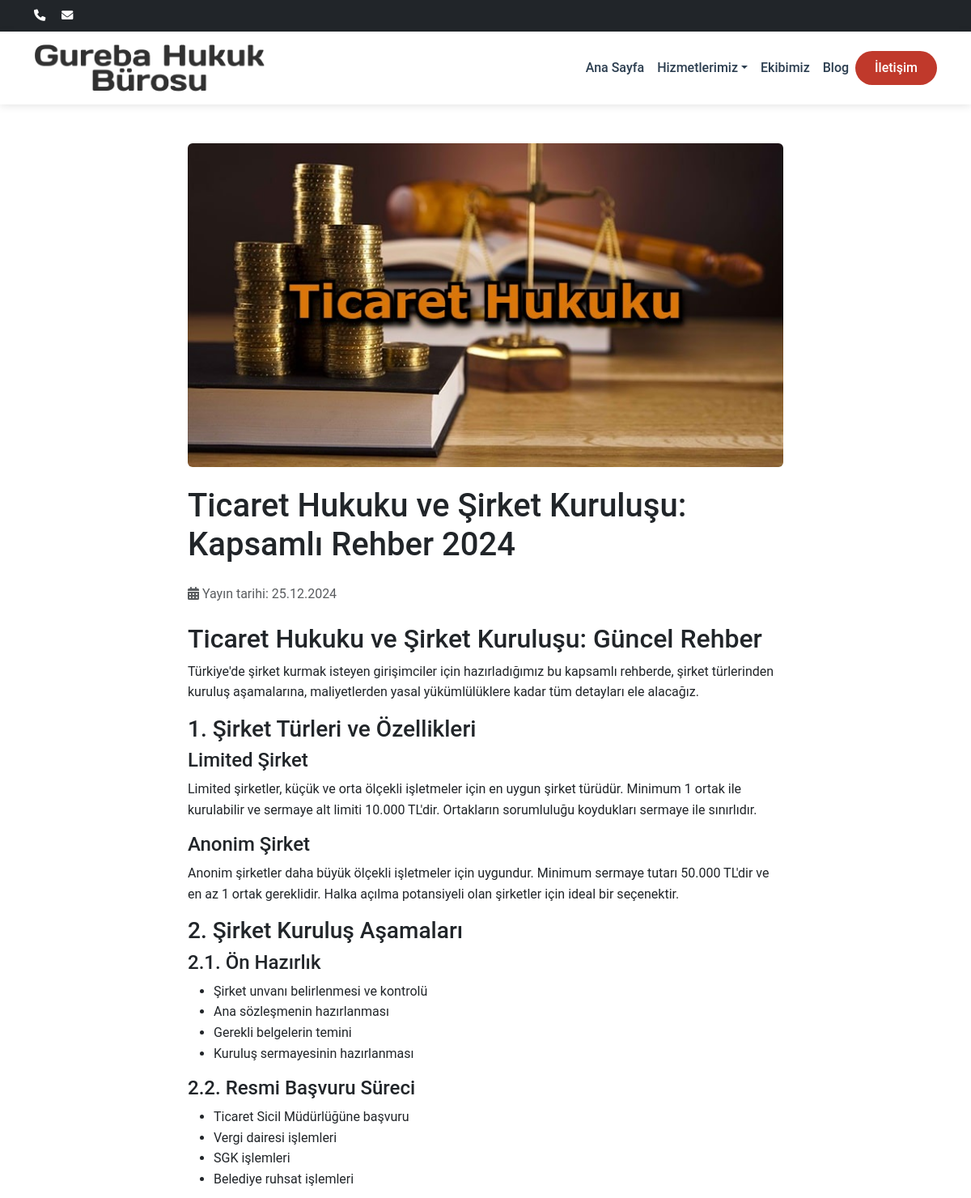
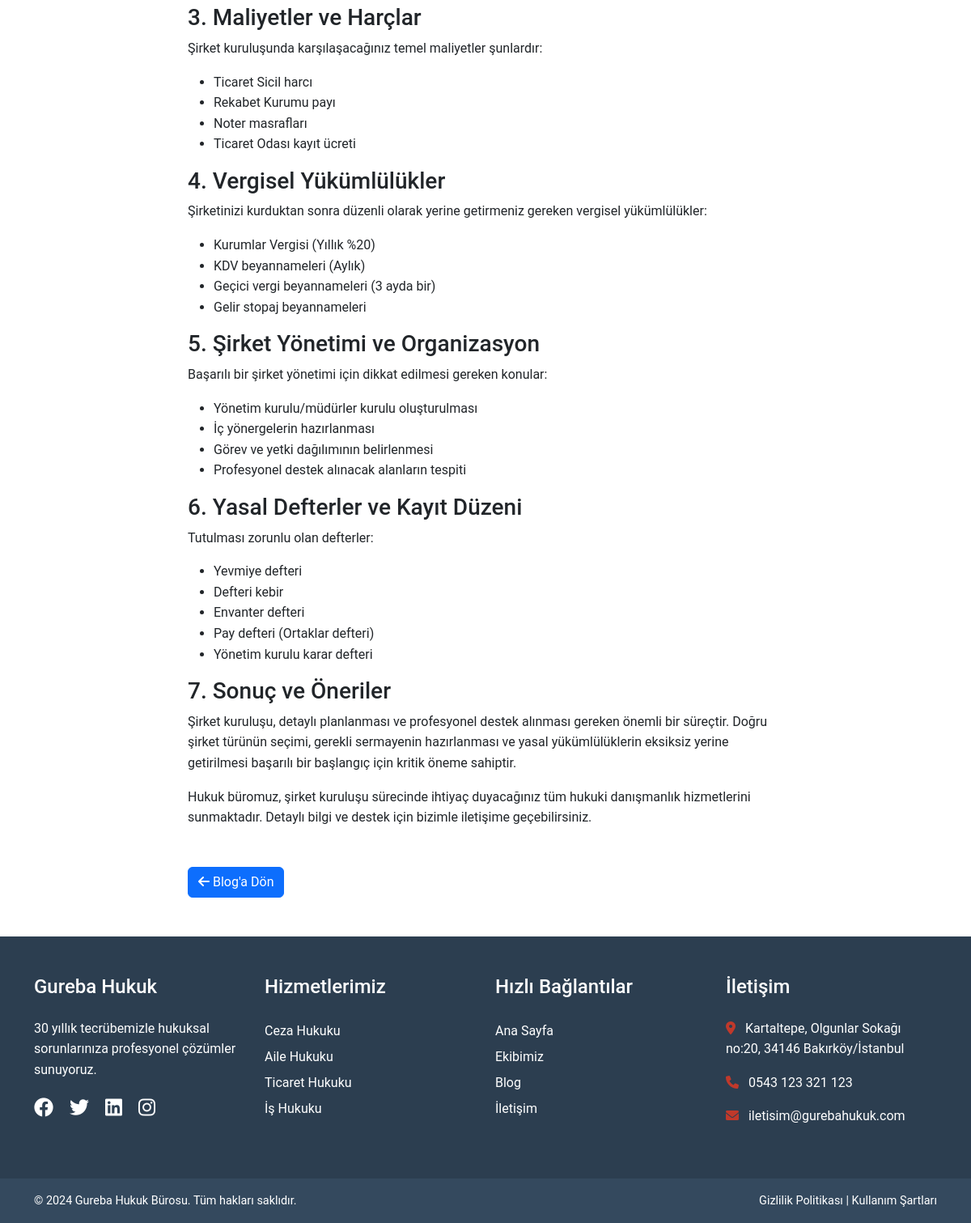
The app's page /blog-detay.php?id=20 with its own data (2 pictures, top to bottom).
### tables this page shows
CREATE TABLE IF NOT EXISTS `blog_posts` (
  `id` int NOT NULL AUTO_INCREMENT,
  `title` varchar(255) NOT NULL,
  `content` text NOT NULL,
  `image` varchar(255) DEFAULT NULL,
  `meta_description` varchar(160) DEFAULT NULL,
  `slug` varchar(255) NOT NULL,
  `created_at` timestamp NULL DEFAULT CURRENT_TIMESTAMP,
  PRIMARY KEY (`id`)
);

CREATE TABLE IF NOT EXISTS `contact_info` (
  `id` int NOT NULL AUTO_INCREMENT,
  `phone` varchar(255) DEFAULT NULL,
  `email` varchar(255) DEFAULT NULL,
  `address` text,
  `facebook` varchar(255) DEFAULT NULL,
  `twitter` varchar(255) DEFAULT NULL,
  `instagram` varchar(255) DEFAULT NULL,
  `linkedin` varchar(255) DEFAULT NULL,
  `maps_embed` text,
  `updated_at` timestamp NULL DEFAULT CURRENT_TIMESTAMP ON UPDATE CURRENT_TIMESTAMP,
  `maps_url` text,
  PRIMARY KEY (`id`)
);

### includes/config.php (called while the page is built, shortened)
<?php
$host = 'localhost';
$dbname = 'gureba_hukuk';
$username = 'root';
$password = '';
try {
    $conn = new mysqli($host, $username, $password, $dbname);
    $conn->set_charset("utf8mb4");
} catch (Exception $e) {
    die("Veritabanı bağlantı hatası: " . $e->getMessage());
}
$contact_query = "SELECT * FROM contact_info LIMIT 1";
$contact_result = $conn->query($contact_query);
$contact_info = $contact_result->fetch_assoc();
?>

### blog-detay.php (the view, shortened to what this page needs)
<?php
include 'includes/header.php';
include 'includes/config.php';
$id = isset($_GET['id']) ? (int)$_GET['id'] : 0;
$query = "SELECT * FROM blog_posts WHERE id = ?";
$stmt = $conn->prepare($query);
$stmt->bind_param("i", $id);
$stmt->execute();
$result = $stmt->get_result();
$post = $result->fetch_assoc();
?>
<div class="container py-5">
    <div class="row">
        <div class="col-md-8 mx-auto">
            <article class="blog-post">
                <?php if($post['image']): ?>
                <img src="uploads/blog/<?php echo htmlspecialchars($post['image']); ?>"
                     class="img-fluid rounded mb-4 w-100"
                     style="max-height: 400px; object-fit: cover;"
                     alt="<?php echo htmlspecialchars($post['title']); ?>">
                <?php endif; ?>
                <h1 class="mb-4"><?php echo htmlspecialchars($post['title']); ?></h1>
                <div class="text-muted mb-4">
                    <i class="fas fa-calendar-alt"></i>
                    Yayın tarihi: <?php echo date('d.m.Y', strtotime($post['created_at'])); ?>
                </div>
                <div class="blog-content">
                    <?php echo $post['content']; ?>
                </div>
            </article>
            <div class="mt-5">
                <a href="blog.php" class="btn btn-primary">
                    <i class="fas fa-arrow-left"></i> Blog'a Dön
                </a>
            </div>
        </div>
    </div>
</div>
<?php include 'includes/footer.php'; ?>

### includes/footer.php (shortened to what this page needs)
<footer class="footer">
    <div class="footer-top py-5">
        <div class="container">
            <div class="row">
                <div class="col-md-3">
                    <h4>Gureba Hukuk</h4>
                    <p>30 yıllık tecrübemizle hukuksal sorunlarınıza profesyonel çözümler sunuyoruz.</p>
                    <div class="social-links">
                        <?php if(isset($contact_info['facebook']) && !empty($contact_info['facebook'])): ?>
                            <a href="<?php echo $contact_info['facebook']; ?>"><i class="fab fa-facebook"></i></a>
                        <?php endif; ?>
                        <?php if(isset($contact_info['twitter']) && !empty($contact_info['twitter'])): ?>
                            <a href="<?php echo $contact_info['twitter']; ?>"><i class="fab fa-twitter"></i></a>
                        <?php endif; ?>
                        <?php if(isset($contact_info['linkedin']) && !empty($contact_info['linkedin'])): ?>
                            <a href="<?php echo $contact_info['linkedin']; ?>"><i class="fab fa-linkedin"></i></a>
                        <?php endif; ?>
                        <?php if(isset($contact_info['instagram']) && !empty($contact_info['instagram'])): ?>
                            <a href="<?php echo $contact_info['instagram']; ?>"><i class="fab fa-instagram"></i></a>
                        <?php endif; ?>
                    </div>
                </div>
                <div class="col-md-3">
                    <h4>Hizmetlerimiz</h4>
                    <ul class="footer-links">
                        <li><a href="hizmetler.php#ceza">Ceza Hukuku</a></li>
                        <li><a href="hizmetler.php#aile">Aile Hukuku</a></li>
                        <li><a href="hizmetler.php#ticaret">Ticaret Hukuku</a></li>
                        <li><a href="hizmetler.php#is">İş Hukuku</a></li>
                    </ul>
                </div>
                <div class="col-md-3">
                    <h4>Hızlı Bağlantılar</h4>
                    <ul class="footer-links">
                        <li><a href="index.php">Ana Sayfa</a></li>
                        <li><a href="ekip.php">Ekibimiz</a></li>
                        <li><a href="blog.php">Blog</a></li>
                        <li><a href="iletisim.php">İletişim</a></li>
                    </ul>
                </div>
                <div class="col-md-3">
                    <h4>İletişim</h4>
                    <ul class="footer-contact">
                        <li><i class="fas fa-map-marker-alt"></i> <?php echo isset($contact_info['address']) ? $contact_info['address'] : ''; ?></li>
                        <li><i class="fas fa-phone"></i> <?php echo isset($contact_info['phone']) ? $contact_info['phone'] : ''; ?></li>
                        <li><i class="fas fa-envelope"></i> <?php echo isset($contact_info['email']) ? $contact_info['email'] : ''; ?></li>
                    </ul>
                </div>
            </div>
        </div>
    </div>
    <div class="footer-bottom py-3">
        <div class="container">
            <div class="row">
                <div class="col-md-6">
                    &copy; 2024 Gureba Hukuk Bürosu. Tüm hakları saklıdır.
                </div>
                <div class="col-md-6 text-end">
                    <a href="gizlilik-politikasi.php">Gizlilik Politikası</a> |
                    <a href="kullanim-sartlari.php">Kullanım Şartları</a>
                </div>
            </div>
        </div>
    </div>
</footer>
</body>
</html>

### assets/css/style.css (style rules this page uses)
:root { --primary-color: #2c3e50; --secondary-color: #34495e; --accent-color: #c0392b; --light-color: #ecf0f1; --dark-color: #2c3e50; }
body { font-family: 'Roboto', sans-serif; line-height: 1.6; }
.footer { background: var(--dark-color); color: white; }
.footer-top { background: var(--primary-color); }
.footer h4 { color: white; margin-bottom: 1.5rem; }
.footer-links { list-style: none; padding: 0; }
.footer-links a { color: white; text-decoration: none; transition: color 0.3s; line-height: 2; }
.footer-contact { list-style: none; padding: 0; }
.footer-contact li { margin-bottom: 1rem; }
.footer-contact i { margin-right: 0.5rem; color: var(--accent-color); }
.social-links a { color: white; font-size: 1.5rem; margin-right: 1rem; transition: color 0.3s; }
.footer-bottom { background: var(--secondary-color); font-size: 0.9rem; }
.footer-bottom a { color: white; text-decoration: none; }

### records on screen
blog_posts: image (picture), title "Ticaret Hukuku ve Şirket Kuruluşu: Kapsamlı Rehber 2024", created_at "25.12.2024", content "Ticaret Hukuku ve Şirket Kuruluşu: Güncel Rehber Türkiye'de şirket kurmak isteyen girişimciler için hazırladığımız bu kapsamlı rehberde, şirket türlerinden kuruluş aşamalarına, maliyetlerden yasal yükümlülüklere kadar tüm detayları ele alacağız. 1. Şirket Türleri ve Özellikleri Limited Şirket Limited şirketler, küçük ve orta ölçekli işletmeler için en uygun şirket türüdür. Minimum 1 ortak ile kurulabilir ve sermaye alt limiti 10.000 TL'dir. Ortakların sorumluluğu koydukları sermaye ile sınırlıdır. Anonim Şirket Anonim şirketler daha büyük ölçekli işletmeler için uygundur. Minimum sermaye tutarı 50.000 TL'dir ve en az 1 ortak gereklidir. Halka açılma potansiyeli olan şirketler için ideal bir…"
contact_info: address "Kartaltepe, Olgunlar Sokağı no:20, 34146 Bakırköy/İstanbul", phone "0543 123 321 123", email "iletisim@gurebahukuk.com"
